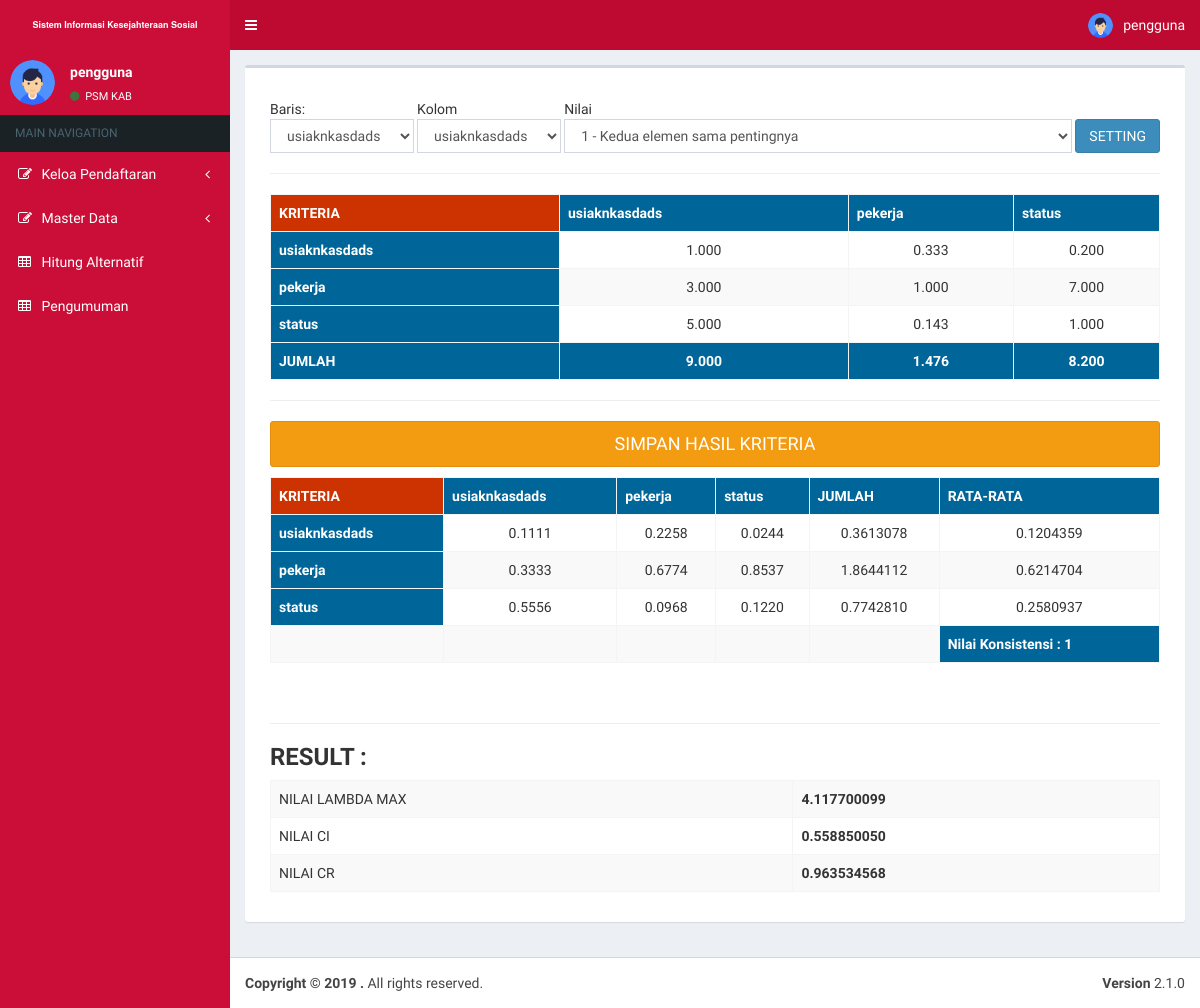
The app's page /dashboard.php?page=kriteria (signed in) with its own data.
### tables this page shows
CREATE TABLE IF NOT EXISTS `tb_users` (
`user_id` int(11) NOT NULL,
  `fullname` varchar(25) NOT NULL,
  `username` varchar(12) NOT NULL,
  `password` varchar(12) NOT NULL
);

CREATE TABLE IF NOT EXISTS `tb_kriteria` (
`id_kriteria` int(11) NOT NULL,
  `kode_kriteria` varchar(2) NOT NULL,
  `nama_kriteria` varchar(32) NOT NULL,
  `nilai_kriteria` double NOT NULL DEFAULT '0'
);

CREATE TABLE IF NOT EXISTS `temp_nilai` (
`id` int(11) NOT NULL,
  `baris` int(11) NOT NULL,
  `kolom` int(11) NOT NULL,
  `nilai` double NOT NULL
);

### Connections/koneksi.php (called while the page is built, shortened)
<?php
if (!function_exists("GetSQLValueString")) {
function GetSQLValueString($theValue, $theType, $theDefinedValue = "", $theNotDefinedValue = "")
{
  $theValue = get_magic_quotes_gpc() ? stripslashes($theValue) : $theValue;
  $theValue = function_exists("mysql_real_escape_string") ? mysql_real_escape_string($theValue) : mysql_escape_string($theValue);
  switch ($theType) {
    case "text":
      $theValue = ($theValue != "") ? "'" . $theValue . "'" : "NULL";
      break;
  }
  return $theValue;
}
}
?>

### kriteria.php (the view, shortened to what this page needs)
<div class="col-md-12">
<?php require_once('Connections/koneksi.php');
$editFormAction = $_SERVER['PHP_SELF'];
if (isset($_SERVER['QUERY_STRING'])) {
  $editFormAction .= "?" . htmlentities($_SERVER['QUERY_STRING']);
}
$result=mysql_query('SELECT * FROM temp_nilai');
$angka = array();
while ($row=mysql_fetch_row($result)) {
    $angka[] = $row[3];
}
$no = 0;
$resultx=mysql_query('SELECT * FROM temp_nilai');
$eigen = array();
while ($baris=mysql_fetch_row($resultx)) {
    $eigen[] = $baris[3];
}
$nox = 0;
$noy = 0;
$query_rs_kriteria1 = "SELECT * FROM tb_kriteria";
$rs_kriteria1 = mysql_query($query_rs_kriteria1, $koneksi) or die(mysql_error());
$row_rs_kriteria1 = mysql_fetch_assoc($rs_kriteria1);
$jumlahKriteria = mysql_num_rows($rs_kriteria1);
$query_rs_kriteria2 = "SELECT * FROM tb_kriteria";
$rs_kriteria2 = mysql_query($query_rs_kriteria2, $koneksi) or die(mysql_error());
$row_rs_kriteria2 = mysql_fetch_assoc($rs_kriteria2);
$query_rs_intensitas = "SELECT * FROM tb_intensitas ORDER BY no_intensitas ASC";
$rs_intensitas = mysql_query($query_rs_intensitas, $koneksi) or die(mysql_error());
$row_rs_intensitas = mysql_fetch_assoc($rs_intensitas);
?>
<div class="col-md-12">
</div>
<form action="<?php echo $editFormAction; ?>" method="post" name="form1" id="form1">
  <table width="100%" height="49">
    <tr valign="baseline">
      <td height="43" align="left"><div align="left">Baris:</div>
        <select name="baris" class="form-control">
        <?php
do {
?>
        <option value="<?php echo $row_rs_kriteria1['id_kriteria']?>"><?php echo $row_rs_kriteria1['nama_kriteria']?></option>
        <?php
} while ($row_rs_kriteria1 = mysql_fetch_assoc($rs_kriteria1));
?>
      </select>      </td>
      <td align="left">&nbsp;</td>
      <td align="left"><div align="left">Kolom</div>
        <select name="kolom" class="form-control">
        <?php
do {
?>
        <option value="<?php echo $row_rs_kriteria2['id_kriteria']?>"><?php echo $row_rs_kriteria2['nama_kriteria']?></option>
        <?php
} while ($row_rs_kriteria2 = mysql_fetch_assoc($rs_kriteria2));
?>
      </select>      </td>
      <td align="left">&nbsp;</td>
      <td align="left"><div align="left">Nilai</div>
        <select name="nilai" id="nilai" class="form-control">
		  <?php
        do {
        ?>
          <option value="<?php echo $row_rs_intensitas['no_intensitas']?>"><?php echo $row_rs_intensitas['no_intensitas'] ." - ".$row_rs_intensitas['keterangan']?></option>
          <?php
        } while ($row_rs_intensitas = mysql_fetch_assoc($rs_intensitas));
        ?>
        </select>
	 </td>
      <td align="left">&nbsp;</td>
      <td align="left" valign="bottom"><input type="submit" value="SETTING" class="btn btn-primary btn-block" /></td>
    </tr>
  </table>
</form>
<hr />
<table class="table table-striped table-hover table-bordered">
    <tr>
    	<th bgcolor="#CC3300"><span class="style1">KRITERIA</span></th>
    <?php for($i=1; $i <= $jumlahKriteria; $i++){
	$query_rs_kolom = "SELECT * FROM tb_kriteria WHERE id_kriteria = $i";
	$rs_kolom = mysql_query($query_rs_kolom, $koneksi) or die(mysql_error());
	$row_kolom = mysql_fetch_assoc($rs_kolom);
	?>
        <th bgcolor="#006699"><span class="style1"><?= $row_kolom['nama_kriteria']; ?></span> </th>
    <?php } ?>
    </tr>
<?php for($i=1; $i <= $jumlahKriteria; $i++){
	$query_rs_baris = "SELECT * FROM tb_kriteria WHERE id_kriteria = $i";
	$rs_baris = mysql_query($query_rs_baris, $koneksi) or die(mysql_error());
	$row_baris = mysql_fetch_assoc($rs_baris);
?>
<tr>
<th bgcolor="#006699"><span class="style1"><?= $row_baris['nama_kriteria']; ?></span></th>
<?php for($j=1; $j<= $jumlahKriteria; $j++){ ?>
<td align="center"><?php
	$angkabaru[$i][$j]=$angka[$no];
	$angkabaru1[$j][$i]=$angkabaru[$i][$j];
	echo number_format($angkabaru[$i][$j],3);
?></td>
<?php $no++;
	}
}
?>
</tr>
<tr>
<th bgcolor="#006699"><span class="style1">JUMLAH</span></th>
<?php
for($i=1; $i <= $jumlahKriteria; $i++){
      $jumlah[$i]=array_sum($angkabaru1[$i]);
	  ?>
      <td align="center" bgcolor="#006699"><span class="style1"><strong><?= number_format($jumlah[$i],3); ?></strong></span></td>
<?php } ?>
    </tr>
</table>
<hr />
<form action="<?php echo $editFormAction; ?>" method="post" name="form2" id="form2">
<p><input type="submit" value=" SIMPAN HASIL KRITERIA " class="btn btn-warning btn-block btn-lg" /></p>
<table border="1" class="table table-striped table-hover table-bordered">
    <tr>
    	<th bgcolor="#CC3300"><span class="style1">KRITERIA</span></th>
    <?php for($i=1; $i <= $jumlahKriteria; $i++){
	$query_rs_kolom = "SELECT * FROM tb_kriteria WHERE id_kriteria = $i";
	$rs_kolom = mysql_query($query_rs_kolom, $koneksi) or die(mysql_error());
	$row_kolom = mysql_fetch_assoc($rs_kolom);
	?>
        <th bgcolor="#006699"><span class="style1"><?= $row_kolom['nama_kriteria'];?></span> </th>
      <?php } ?>
      <th bgcolor="#006699"><span class="style1">JUMLAH</span> </th>
      <th bgcolor="#006699"><span class="style1">RATA-RATA</span> </th>
    </tr>
<?php
	$rata = 0;
for($x=1; $x <= $jumlahKriteria; $x++){
	$query_rs_baris = "SELECT * FROM tb_kriteria WHERE id_kriteria = $x";
	$rs_baris = mysql_query($query_rs_baris, $koneksi) or die(mysql_error());
	$row_baris = mysql_fetch_assoc($rs_baris);
?>
<tr>
    <th bgcolor="#006699"><span class="style1"><?= $row_baris['nama_kriteria']; ?></span></th>
    <?php
	$total = 0;
	 for($i=1; $i <= $jumlahKriteria; $i++){
          	$jumlah[$i]=array_sum($angkabaru1[$i]);
    ?>
          <td align="center">
          <?php
		    $angkabaru[$i][$j]=$eigen[$nox];
			$angkabaru1[$j][$i]=$angkabaru[$i][$j];
			$hitungEigen = $angkabaru[$i][$j] / $jumlah[$i];
			$total += $hitungEigen;
			echo number_format($hitungEigen,4);
			$nox++; ?>      </td>
	<?php
	 } ?>
    <td align="center"><?php  echo number_format($total,7); ?></td>
    <td align="center"><?php $rata2 = $total / $jumlahKriteria; echo number_format($rata2,7); ?>
	<?php $rata += $rata2; ?></td>
</tr>
<?php } ?>
<tr>
  <?php
	 for($i=1; $i <= $jumlahKriteria + 2; $i++){
	 	echo "<td></td>";
	 }
  ?>
  <th bgcolor="#006699"><span class="style1">Nilai Konsistensi : <strong><?= $rata; ?></strong></span></th>
</tr>
</table>
<br />
</form>
<hr />
<h3><strong>RESULT : </strong></h3>
<?php
$lambda = 0;
 for($x=1; $x <= $jumlahKriteria; $x++){
 $jumlah[$x]=array_sum($angkabaru1[$x]); ?>
    <?php
	$total = 0;
	 for($i=1; $i <= $jumlahKriteria; $i++){
          	$jumlah[$i]=array_sum($angkabaru1[$i]);
    ?>
    <?php
		    $angkabaru[$i][$j]=$eigen[$noy];
			$angkabaru1[$j][$i]=$angkabaru[$i][$j];
			$hitungEigen = $angkabaru[$i][$j] / $jumlah[$i];
			$total += $hitungEigen;
			$noy++;
	 }
     $rata2 = $total / $jumlahKriteria;
     $lambda += $jumlah[$x] * $rata2;
 } ?>
    <table class="table table-striped table-bordered table-hover">
      <tr>
        <td>NILAI LAMBDA MAX </td>
        <td><strong><?php echo $lambda = number_format($lambda, 9); ?></strong></td>
      </tr>
      <tr>
        <td>NILAI CI</td>
        <td> <strong>
          <?php $ci = ($lambda - $jumlahKriteria) / ($jumlahKriteria - 1); echo number_format($ci,9); ?>
        </strong></td>
      </tr>
      <tr>
        <td>NILAI CR </td>
        <td><strong>
          <?php $cr = ($ci / 0.58); echo number_format($cr,9); ?>
        </strong></td>
      </tr>
    </table>
  </div>

### menu/nav.php (shortened to what this page needs)
    <a href="?page=home" class="logo">
      <span class="logo-lg" style="font-size: 9px;"><b>Sistem Informasi Kesejahteraan Sosial</b></span>
    </a>
<nav class="navbar navbar-static-top">
      <a href="#" class="sidebar-toggle" data-toggle="push-menu" role="button">
      </a>
      <div class="navbar-custom-menu">
        <ul class="nav navbar-nav">
          <li class="dropdown user user-menu">
            <a href="#" class="dropdown-toggle" data-toggle="dropdown">
            	<img src="assets/dist/img/logo.png" class="user-image" alt="User Image">
 				<span class="hidden-xs"> <?= $row_rs_users['fullname']; ?></span>
            </a>
          </li>
        </ul>
      </div>
    </nav>
 </header>

### menu/side.php (shortened to what this page needs)
<aside class="main-sidebar">
 <section class="sidebar">
      <div class="user-panel">
        <div class="pull-left image">
          <img src="assets/dist/img/logo.png" class="img-circle" alt="User Image">
        </div>
        <div class="pull-left info">
          <p><?= $row_rs_users['fullname']; ?></p>
          <a href="?page=config/kode&id=1"><i class="fa fa-circle text-success"></i> PSM KAB</a>
        </div>
      </div>
      <ul class="sidebar-menu" data-widget="tree">
        <li class="header">MAIN NAVIGATION</li>
        <li class="treeview">
          <a href="#">
            <i class="fa fa-edit"></i> <span>Keloa Pendaftaran</span>
            <span class="pull-right-container">
              <i class="fa fa-angle-left pull-right"></i>            </span>          </a>
        </li>
        <li class="treeview">
          <a href="#">
            <i class="fa fa-edit"></i> <span>Master Data</span>
            <span class="pull-right-container">
              <i class="fa fa-angle-left pull-right"></i>            </span>          </a>
        </li>
        <li><a href="?page=hitung_alternatif"><i class="fa fa-table"></i> <span>Hitung Alternatif</span></a> </li>
        <li><a href="?page=insert/pengumuman"><i class="fa fa-table"></i> <span>Pengumuman</span></a> </li>
      </ul>
    </section>
</aside>

### records on screen
tb_users: fullname "pengguna"
tb_kriteria: nama_kriteria "usiaknkasdads", j "1.000", j "0.333", j "0.200"
tb_kriteria: nama_kriteria "pekerja", j "3.000", j "1.000"
tb_kriteria: nama_kriteria "status", j "5.000", j "0.143", j "1.000"
temp_nilai: id "7.000", kolom "0.6774", id "0.8537"

### other values on screen
$jumlah[$i] "9.000"
$jumlah[$i] "1.476"
$jumlah[$i] "8.200"
$hitungEigen "0.1111"
$hitungEigen "0.2258"
$hitungEigen "0.0244"
$total "0.3613078"
$rata2 "0.1204359"
$hitungEigen "0.3333"
$total "1.8644112"
$rata2 "0.6214704"
$hitungEigen "0.5556"
$hitungEigen "0.0968"
$hitungEigen "0.1220"
$total "0.7742810"
